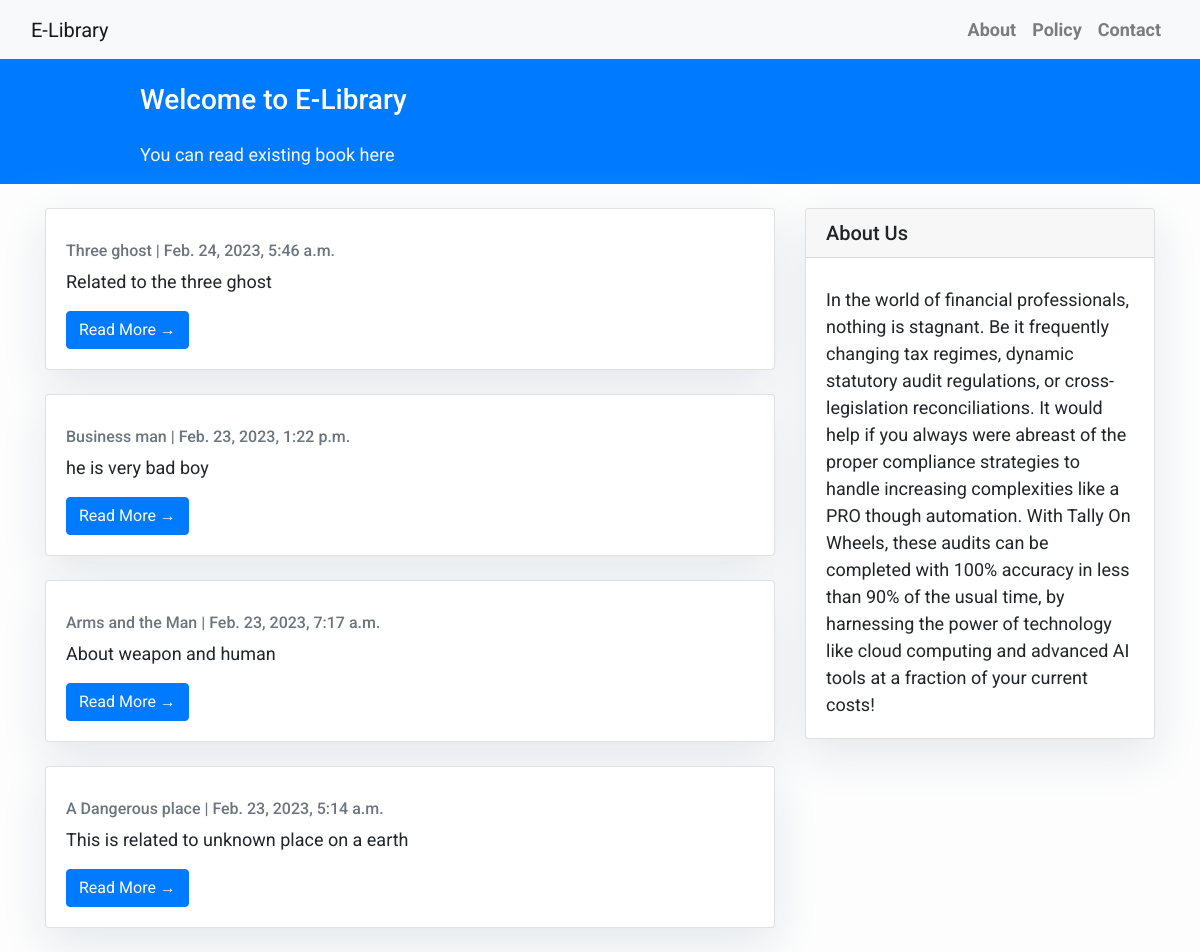
The page / on the database its author committed.
### blog/models.py (models this page shows, shortened)
class Post(models.Model):
    (DRAFT, PUBLISH) = (0, 1)
    STATUS = [(DRAFT, "Draft"), (PUBLISH, "Publish")]
    book = models.CharField(
        max_length=200, unique=True, verbose_name="book", default="New Book"
    )
    slug = models.SlugField(max_length=200, unique=True)
    author = models.ForeignKey(
        User,
        on_delete=models.CASCADE,
        related_name="blog_posts",
        verbose_name="author",
        unique=False,
    )
    updated_on = models.DateTimeField(auto_now=True)
    content = models.CharField(max_length=1000, verbose_name="content")
    created_on = models.DateTimeField(auto_now_add=True)
    status = models.IntegerField(choices=STATUS, default=0, verbose_name="status")
    class Meta:
        ordering = ["-created_on"]

### blog/views.py (the view)
# urls.py: path('', views.PostList.as_view(), name='home'),
class PostList(ListView):
    model = Post
    queryset = Post.objects.filter(status=Post.PUBLISH).order_by("-created_on")
    template_name = "base.html"

### templates/base.html (shortened to what this page needs)
{% extends "front.html" %}
{% block content %}
<header class="masthead bg-primary">
    <div class="container">
        <div class="row">
            <div class=" col-md-8 col-md-10 mx-auto">
                <div class="site-heading">
                    <h3 class=" site-heading my-4 mt-3 text-white"> Welcome to E-Library </h3>
                    <p class="text-light">You can read existing book here
                    </p>
                </div>
            </div>
        </div>
    </div>
</header>
<div class="container">
    <div class="row">
        <div class="col-md-8 mt-3 left">
            {% for post in post_list %}
            <div class="card mb-4">
                <div class="card-body">
                    <p class="card-text text-muted h6">{{ post.book }} |  {{ post.created_on}} </p>
                    <p class="card-text">{{post.content|slice:":200" }}</p>
                    <a href="{% url 'post-detail' post.id  %}" class="btn btn-primary">Read More &rarr;</a>
                </div>
            </div>
            {% endfor %}
        </div>
        {% block sidebar %} {% include 'sidebar.html' %} {% endblock sidebar %}
    </div>
</div>
{%endblock%}

### templates/front.html (shortened to what this page needs)
<!DOCTYPE html>
<html>
<head>
        <link rel="stylesheet" href="https://maxcdn.bootstrapcdn.com/bootstrap/4.0.0/css/bootstrap.min.css"
 />
    </head>
    <body>
        <nav class="navbar navbar-expand-lg navbar-light bg-light shadow" id="mainNav">
            <div class="container-fluid">
                <a class="navbar-brand" href="{% url 'home' %}">E-Library</a>
                <div class="collapse navbar-collapse" id="navbarResponsive">
                    <ul class="navbar-nav ml-auto">
                        <li class="nav-item text-black">
                            <a class="nav-link text-black font-weight-bold" href="https://www.tallyonwheels.com/">About</a>
                        </li>
                        <li class="nav-item text-black">
                            <a class="nav-link text-black font-weight-bold" href="#">Policy</a>
                        </li>
                        <li class="nav-item text-black">
                            <a class="nav-link text-black font-weight-bold" href="#">Contact</a>
                        </li>
                    </ul>
                </div>
            </div>
        </nav>
        {% block content %}
        {% endblock content %}
    </body>
</html>

### templates/sidebar.html (shortened to what this page needs)
{% block sidebar %}
<div class="col-md-4 float-right">
<div class="card my-4">
        <h5 class="card-header">About Us</h5>
    <div class="card-body">
        <p class="card-text mt-2"> In the world of financial professionals, nothing is stagnant. Be it frequently changing tax regimes, dynamic statutory audit regulations, or cross-legislation reconciliations. It would help if you always were abreast of the proper compliance strategies to handle increasing complexities like a PRO though automation.
            With Tally On Wheels, these audits can be completed with 100% accuracy in less than 90% of the usual time, by harnessing the power of technology like cloud computing and advanced AI tools at a fraction of your current costs!</p>
    </div>
</div>
</div>
{% endblock sidebar %}

### templates/base.html (style rules this page uses)
body { font-family: "Roboto", sans-serif; font-size: 18px; background-color: #fdfdfd; }
.card { box-shadow: 0 16px 48px #E3E7EB; }

### templates/sidebar.html (style rules this page uses)
.card { box-shadow: 0 16px 48px #E3E7EB; margin-top: 8px; }

### rows shown on the page
Post: book "Three ghost", created_on "Feb. 24, 2023, 5:46 a.m.", content "Related to the three ghost"
Post: book "Business man", created_on "Feb. 23, 2023, 1:22 p.m.", content "he is very bad boy"
Post: book "Arms and the Man", created_on "Feb. 23, 2023, 7:17 a.m.", content "About weapon and human"
Post: book "A Dangerous place", created_on "Feb. 23, 2023, 5:14 a.m.", content "This is related to unknown place on a earth"
